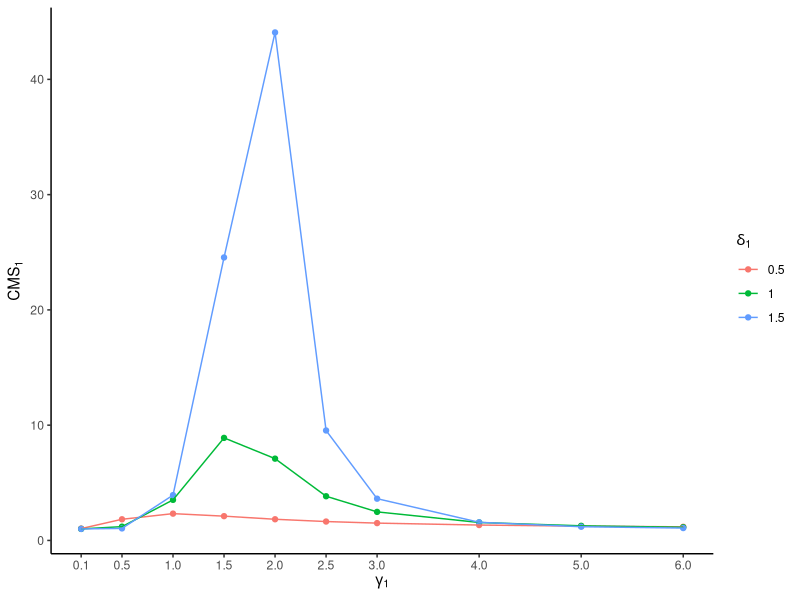
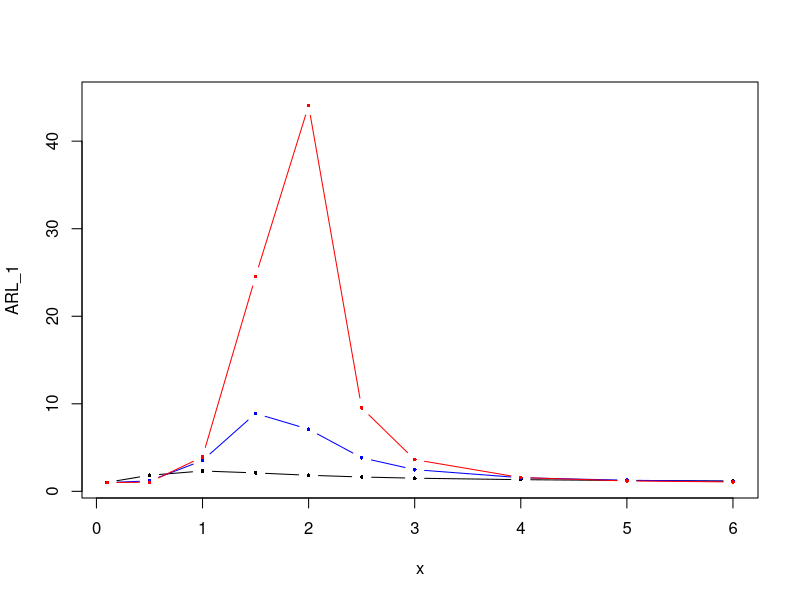
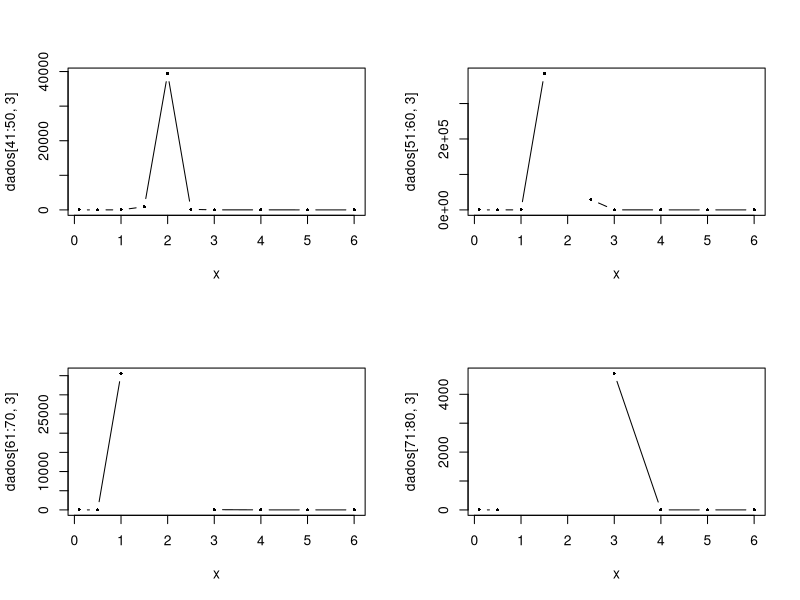

The R source for these figures, in order:
## ---- chunk 1
knitr::opts_chunk$set(echo = TRUE)

require(ggplot2)

## ---- chunk 2
pracma::clear()

weibull_carta_xbar = function(gama0=2, delta0=2,
                              gama1=c(.1, .5, 1, 1.5, 2, 2.5, 3, 4, 5, 6),
                              n=5, corridas=50*10**6, vetordelta){
  # Essa função faz a Tabela 1: Valores de ARL's obtidos para análise de desempenho
  # do gráfico de X_barra (mudança bidirecional)
  
  # gama0 e delta0 são os Parâmetros sob controle.
  # gama1 e vetordelta (='delta1') são os parâmetros fora de controle
  # n é o tamanho amostral
  # corridas é a quantidade de repetição em cada iteração
  
  # Média da distribuição
  mu0 <- gama0*(gamma(1/delta0+1))
  
  # Desvio padrão
  Sigma20 <- (gama0^2)*(gamma(2/delta0+1)-(gamma(1/delta0+1)^2))
  Sigma0 <- Sigma20^0.5
  
  
  # Distribuição Sob H0 (sob controle)
  
  SC0 <- (matrix(rweibull(n*corridas, delta0, gama0), n, corridas))
  SCmean0 <- colMeans(SC0) #Média das corridas amostras
  
  # Limites de Controle
  L<-quantile(SCmean0, c(pnorm(-3), 1-pnorm(-3)))
  LSC=L[[2]]
  LIC=L[[1]]
  
  ARL0<-1/(mean(SCmean0 <= LIC) + (mean(SCmean0 >= LSC)))

  tabela = data.frame(matrix(0, ncol=7))
  colnames(tabela) <- c("gama1", "delta1", "ARL1",
                         "mu1", "sigma1", "desvio", "d(%)")
  for(delta1 in vetordelta){
    for(valor in gama1){
      # Distribuição sob H1 (Fora de Controle)
      mu1 <- valor*(gamma(1/delta1+1))
      Sigma21 <- (valor^2)*(gamma(2/delta1+1)-(gamma(1/delta1+1)^2))
      Sigma1 <- Sigma21^0.5
      
      # Distribuição Sob H1 (sob controle)
      SC1<-(matrix(rweibull(n*corridas, delta1, valor),n,corridas)) #Corridas Amostras de tamanho n
      SCmean1<-colMeans(SC1) #Mean das corridas amostras
      
      ARL1 <- 1/(mean(SCmean1<=LIC) + (mean(SCmean1>=LSC)))
      
      # Cálculo do desvio (diferença absoluta das médias) e de d (diferença relativa)
      desvio = mu0 - mu1
      d = ifelse(desvio/mu0 < 1, round(desvio/mu0, 2)*-100, round(desvio/mu0, 2)*100)
      tabela = rbind(tabela, c(valor, delta1,
                               round(ARL1, 4), round(mu1, 4),
                               round(Sigma1, 4), round(desvio, 4), d))
      # As casas decimais serão formatadas na planilha
    }
    cat('\nFeito: delta1=', delta1)
    }
    
    cat("\nSob controle\n\n")
    print(data.frame(valor=c('gama_0' = round(gama0, 4), 'delta_0'=round(delta0, 4),
                             'ARL_0' = round(ARL0, 4), 'mu_0' = round(mu0, 4),
                             'sigma_0'= round(Sigma0, 4), 'LIC' = round(LIC, 4),
                             'LSC' = round(LSC, 4))))
  tabela <- tabela[-1, ]
  
  return(tabela)
}

## ---- chunk 3
dados = read.csv('tabela1_50mi.csv')
dados <- dados[, c(1:3)]
colnames(dados) <- c('Gama1', 'Delta1', 'ARL1')

x = dados[1:10, 1]

ggplot(dados[1:30, ], aes(x=Gama1, y=ARL1, group = Delta1, colour=factor(Delta1))) +
  geom_point() +
  geom_line() +
  labs(y = expression(CMS[1]), x = expression(gamma[1]), colour = expression(delta[1])) +
  scale_x_continuous(breaks = dados[1:10,1]) +
  theme_classic()

## ---- chunk 4
plot(x=x, y=dados[1:10, 3], 'b', ylim=c(min(dados[, 3]), 45),
    pch = 16, cex = .5, ylab = "ARL_1")

lines(x = x, y = dados[11:20, 3], 'b', pch = 16, cex = .5, col='blue')
lines(x = x, y = dados[21:30, 3], 'b', pch = 16, cex = .5, col='red')
#lines(x = x, y = dados[31:40, 3], 'b')

par(mfrow=c(2,2))
plot(x = x, y = dados[41:50, 3], 'b', pch=16, cex = .5)
plot(x = x, y = dados[51:60, 3], 'b', pch=16, cex = .5)
plot(x = x, y = dados[61:70, 3], 'b', pch=16, cex = .5)
plot(x = x, y = dados[71:80, 3], 'b', pch=16, cex = .5)
